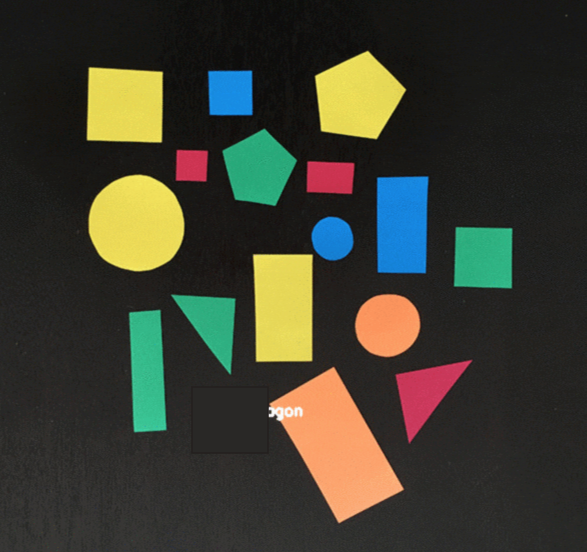
#> input picture 1.png, 1173 x 1104 px (shown at 1/2 size)
$ python proga1.py --image 1.png
#> lines starting #> are read from the running program, lines starting #| are printed output that depends on the picture; after the words box and inside, x2 and y2 are one past the last pixel; in counts of white or black regions, pixels touching at a corner belong together
import argparse
import cv2
import sys

class ShapeDetector:
    def __init__(self):
        """Инициализирует детектор фигур."""
        pass

    def detect(self, c):
        """Определяет форму контура на основе количества вершин и соотношения сторон.

        Args:
            c (numpy.ndarray): Контур фигуры.

        Returns:
            str: Название фигуры ('прямоугольник', 'квадрат' или 'неопознанная').
        """
        # Инициализируем имя фигуры и аппроксимируем контур
        shape = "неопознанная"
        peri = cv2.arcLength(c, True)
        approx = cv2.approxPolyDP(c, 0.04 * peri, True)

        # Если фигура имеет 4 вершины, это либо квадрат, либо прямоугольник
        if len(approx) == 4:
            # Вычисляем ограничивающий прямоугольник контура и используем его для вычисления соотношения сторон
            (x, y, w, h) = cv2.boundingRect(approx)
            ar = w / float(h)

            # Квадрат будет иметь соотношение сторон, близкое к единице, иначе это прямоугольник
            shape = "квадрат" if ar >= 0.95 and ar <= 1.05 else "прямоугольник"

        return shape

def main():
    """Основная функция для обнаружения прямоугольных объектов на изображении.

    Обрабатывает изображение, определяет прямоугольные объекты и визуализирует результат.
    """
    # Создаем парсер аргументов и парсим аргументы
    ap = argparse.ArgumentParser()
    ap.add_argument("-i", "--image", required=True,
                    help="путь к входному изображению")
    ap.add_argument("-t", "--threshold", type=int, default=60,
                    help="порог для бинаризации (по умолчанию 60)")
    ap.add_argument("-o", "--output", type=str,
                    help="путь для сохранения результирующего изображения")
    args = vars(ap.parse_args())

    # Загружаем изображение и обрабатываем возможные ошибки
    try:
        image = cv2.imread(args["image"])
#> image is the input picture: shape (1104, 1173, 3); mean B, G, R 47.7, 60.6, 60.3
        if image is None:
            raise ValueError(f"Не удалось загрузить изображение: {args['image']}")
    except Exception as e:
        print(f"Ошибка при загрузке изображения: {e}")
        sys.exit(1)

    # Изменяем размер изображения для лучшей аппроксимации фигур
    resized = cv2.resize(image, (300, int(300 * image.shape[0] / image.shape[1])))
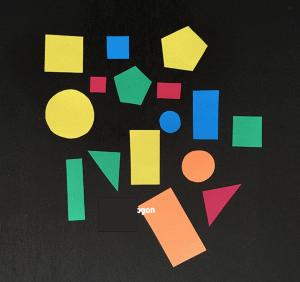
#> resized: shape (282, 300, 3); mean B, G, R 47.6, 60.5, 60.2
    ratio = image.shape[0] / float(resized.shape[0])
#> ratio = 3.91

    # Преобразуем уменьшенное изображение в градации серого, слегка размыкаем его и применяем порог
    gray = cv2.cvtColor(resized, cv2.COLOR_BGR2GRAY)
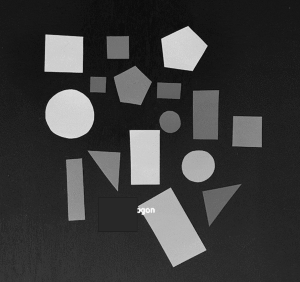
#> gray: shape (282, 300); min 10, max 250, mean 58.9
    blurred = cv2.GaussianBlur(gray, (5, 5), 0)
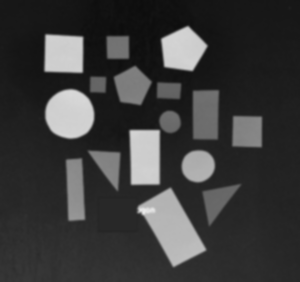
#> blurred: shape (282, 300); min 13, max 232, mean 58.9
    thresh = cv2.threshold(blurred, args["threshold"], 255, cv2.THRESH_BINARY)[1]
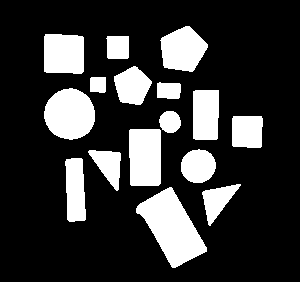
#> thresh: shape (282, 300); 21.5% white; 16 white regions

    # Находим контуры в пороговом изображении
    contours, _ = cv2.findContours(thresh.copy(), cv2.RETR_EXTERNAL,
                                   cv2.CHAIN_APPROX_SIMPLE)
#> contours = 16 contours; largest, box (x1, y1, x2, y2) and area: (136, 187, 207, 268) 2850, (44, 88, 95, 140) 1976, (129, 129, 161, 186) 1705, (160, 26, 208, 72) 1495, (44, 34, 84, 74) 1460

    sd = ShapeDetector()

    rectangles_found = 0
    output_image = image.copy()

    # Проходим по всем контурам
    for c in contours:
        # Вычисляем центр контура, затем определяем имя фигуры только по контуру
        M = cv2.moments(c)
        if M["m00"] == 0:
            continue
        cX = int((M["m10"] / M["m00"]) * ratio)
        cY = int((M["m01"] / M["m00"]) * ratio)
        shape = sd.detect(c)

        # Обрабатываем только прямоугольники и квадраты
        if shape in ["прямоугольник", "квадрат"]:
            rectangles_found += 1
            # Умножаем координаты контура (x, y) на коэффициент масштабирования,
            # затем рисуем контуры и имя фигуры на изображении
            c = c.astype("float")
            c *= ratio
            c = c.astype("int")
            cv2.drawContours(output_image, [c], -1, (0, 255, 0), 2)
            cv2.putText(output_image, "rectangle", (cX, cY), cv2.FONT_HERSHEY_SIMPLEX,
                        0.5, (255, 255, 255), 2)
#> this loop made 16 passes
#> (cX, cY, shape, peri in detect, approx in detect, x in detect, y in detect, w in detect) on passes 1, 3, 6, 7, 9, 11, 12: (671, 889, 'прямоугольник', 238.5, [[169, 187], [136, 212], [175, 267], [206, 247]], 136, 187, 71), (293, 743, 'прямоугольник', 159, [[66, 159], [67, 219], [84, 220], [82, 159]], 66, 159, 19), (566, 613, 'прямоугольник', 170.5, [[130, 129], [130, 184], [158, 185], [160, 130]], 130, 129, 31), (966, 513, 'прямоугольник', 118.5, [[233, 116], [232, 145], [260, 147], [261, 116]], 232, 116, 30), (803, 447, 'прямоугольник', 145.7, [[195, 90], [193, 138], [216, 139], [218, 90]], 193, 90, 26), (659, 353, 'прямоугольник', 74.49, [[157, 83], [157, 97], [179, 97], [179, 83]], 157, 83, 23), (382, 329, 'квадрат', 58.24, [[91, 77], [90, 91], [104, 92], [105, 77]], 90, 77, 16)
#> (cX, cY, shape, peri in detect) on passes 5, 8, 10, 13, 16: (774, 648, 'неопознанная', 111.7), (664, 475, 'неопознанная', 69.94), (271, 445, 'неопознанная', 167.4), (516, 335, 'неопознанная', 124.2), (714, 192, 'неопознанная', 152.4)
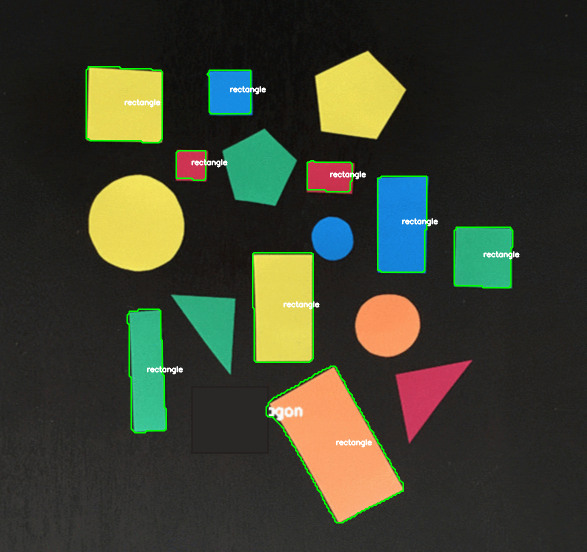
#> output_image: shape (1104, 1173, 3) (shown at 1/2 size); 1.47% of pixels changed, all inside (x1, y1, x2, y2) = (171, 132, 1039, 1047)
#> after the loop, rectangles_found = 9

    # Показываем и сохраняем результирующее изображение
    cv2.imshow("Изображение", output_image)
    if args["output"]:
        cv2.imwrite(args["output"], output_image)
        print(f"Результирующее изображение сохранено как: {args['output']}")
    cv2.waitKey(0)

    print(f"Найдено {rectangles_found} прямоугольных объектов.")
#| Найдено 9 прямоугольных объектов.

if __name__ == "__main__":
    main()
